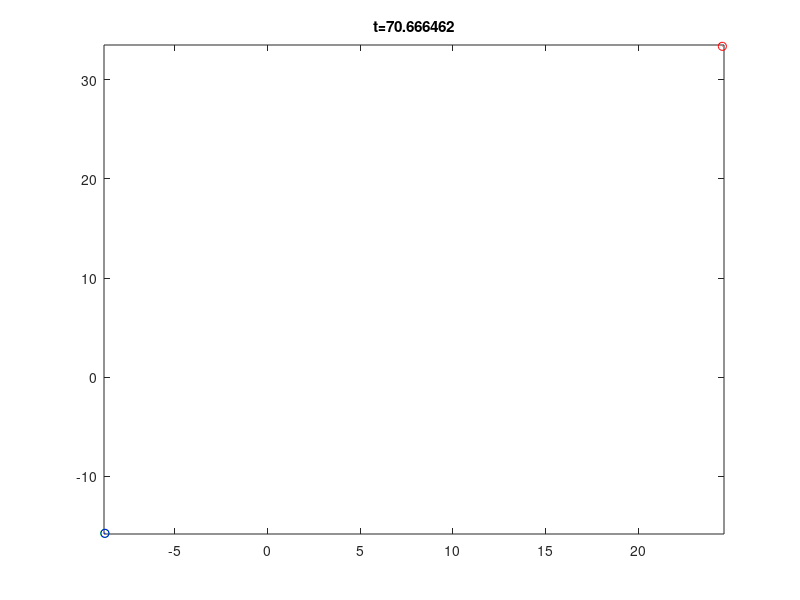

Source code (MATLAB):
close all
ms = 1 ;
mt = 1 ;
mj = 1 ;
G = 1 ;
CI = [0 -0.1 2 2 5 0 0 0 0 0 0 0];
to = 0;
tf = 1000;


F = @(t,Y) [Y(7);Y(8);Y(9);Y(10);Y(11);Y(12);G*(mt*(Y(3)-Y(1))/((Y(3)-Y(1))^2+(Y(4)-Y(2))^2)^(3/2)+mj*(Y(5)-Y(1))/((Y(5)-Y(1))^2+(Y(6)-Y(2))^2)^(3/2));G*(mt*(Y(4)-Y(2))/((Y(3)-Y(1))^2+(Y(4)-Y(2))^2)^(3/2)+mj*(Y(6)-Y(2))/((Y(5)-Y(1))^2+(Y(6)-Y(2))^2)^(3/2));G*(ms*(Y(1)-Y(3))/((Y(3)-Y(1))^2+(Y(4)-Y(2))^2)^(3/2)+mj*(Y(5)-Y(3))/((Y(5)-Y(3))^2+(Y(6)-Y(4))^2)^(3/2));G*(ms*(Y(2)-Y(4))/((Y(3)-Y(1))^2+(Y(4)-Y(2))^2)^(3/2)+mj*(Y(6)-Y(4))/((Y(5)-Y(3))^2+(Y(6)-Y(4))^2)^(3/2));G*(ms*(Y(1)-Y(5))/((Y(1)-Y(5))^2+(Y(6)-Y(2))^2)^(3/2)+mt*(Y(3)-Y(5))/((Y(5)-Y(3))^2+(Y(6)-Y(4))^2)^(3/2));G*(ms*(Y(2)-Y(6))/((Y(5)-Y(1))^2+(Y(6)-Y(2))^2)^(3/2)+mt*(Y(4)-Y(6))/((Y(5)-Y(3))^2+(Y(6)-Y(4))^2)^(3/2))];

[t,Y]=ode45(F,[to,tf],CI);

%plot(Y(:,1),Y(:,2),'r',Y(:,3),Y(:,4),'g',Y(:,5),Y(:,6),'b')
yo = Y(1) ;
dto = 0.3 ;
plotmax = 100 ;
T=to ;

xmin = min([Y(:,1);Y(:,3);Y(:,5)]);
xmax = max([Y(:,1);Y(:,3);Y(:,5)]);
ymin = min([Y(:,2);Y(:,4);Y(:,6)]);
ymax = max([Y(:,2);Y(:,4);Y(:,6)]);

figure('Position',[0 0 1550 800])
for i = 1:length(Y(:,1))
    
    dt = abs(Y(i,1)-yo)/abs(Y(i,7));
    if dt >= dto
        %plot(Y(i,1),Y(i,2),'--or',Y(i,3),Y(i,4),'--og',Y(i,5),Y(i,6),'--ob')
        if i > plotmax
            plot(Y(i-plotmax:i,1),Y(i-plotmax:i,2),'r',Y(i,1),Y(i,2),'-or',Y(i-plotmax:i,3),Y(i-plotmax:i,4),'g',Y(i,3),Y(i,4),'-og',Y(i-plotmax:i,5),Y(i-plotmax:i,6),'b',Y(i,5),Y(i,6),'-ob')
            title(sprintf('t=%f',t(i)))
            T=[T;t(i)];
        else
            
            plot(Y(1:i,1),Y(1:i,2),'r',Y(i,1),Y(i,2),'-or',Y(1:i,3),Y(1:i,4),'g',Y(i,3),Y(i,4),'-og',Y(1:i,5),Y(1:i,6),'b',Y(i,5),Y(i,6),'-ob')
            title(sprintf('t=%f',t(i)))
            T=[T;t(i)];
        end
            
        axis([xmin xmax ymin ymax])
        yo = Y(i,1) ; 
        vo = Y(i,7) ;
    end
    pause(0.001)
end
X=[0:1:length(T)-1];
%figure(2)
%plot(X,T)
%plot(Y(:,1),Y(:,2),'r',Y(:,3),Y(:,4),'g',Y(:,5),Y(:,6),'b')